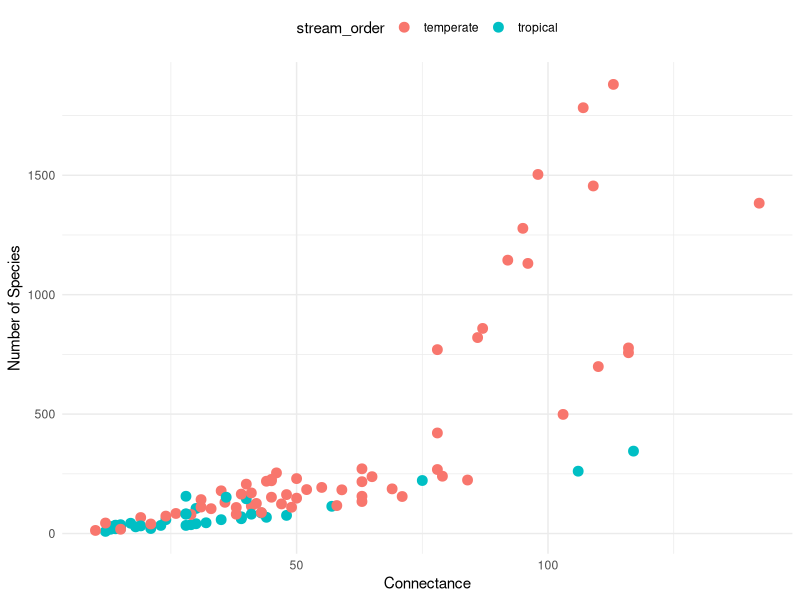
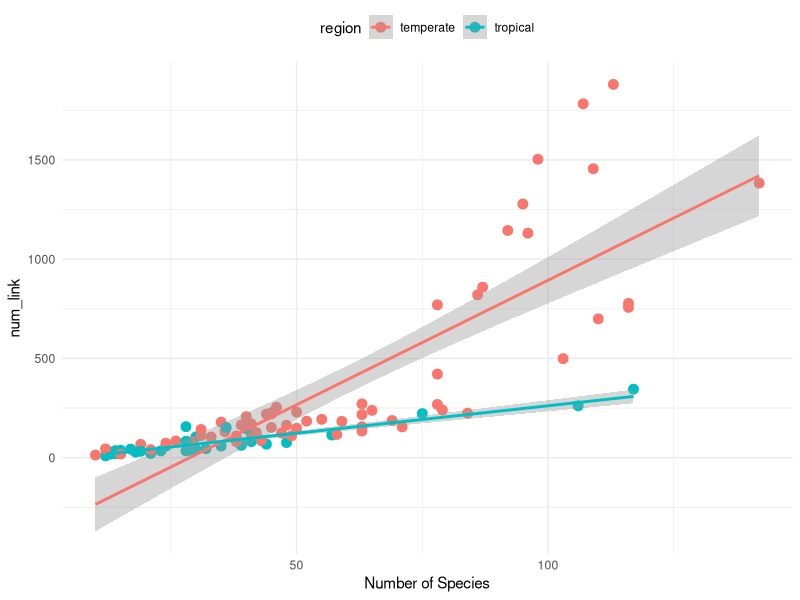
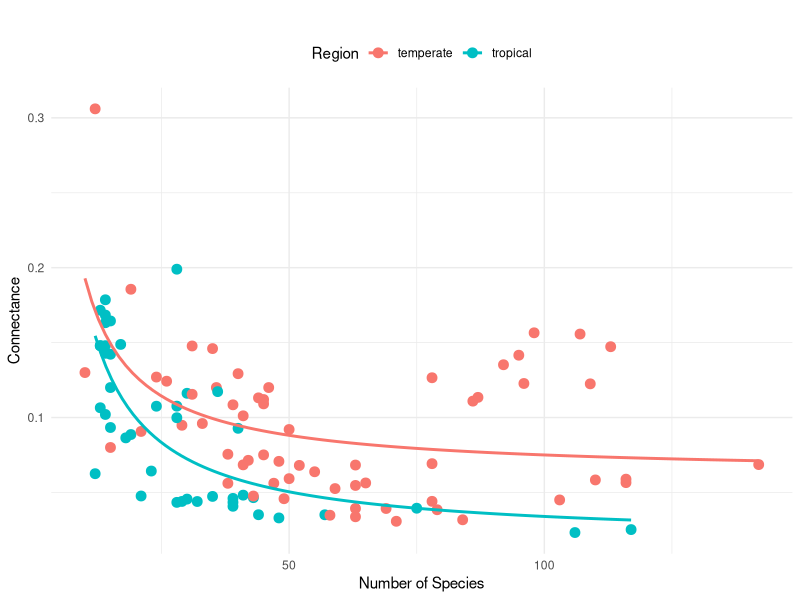
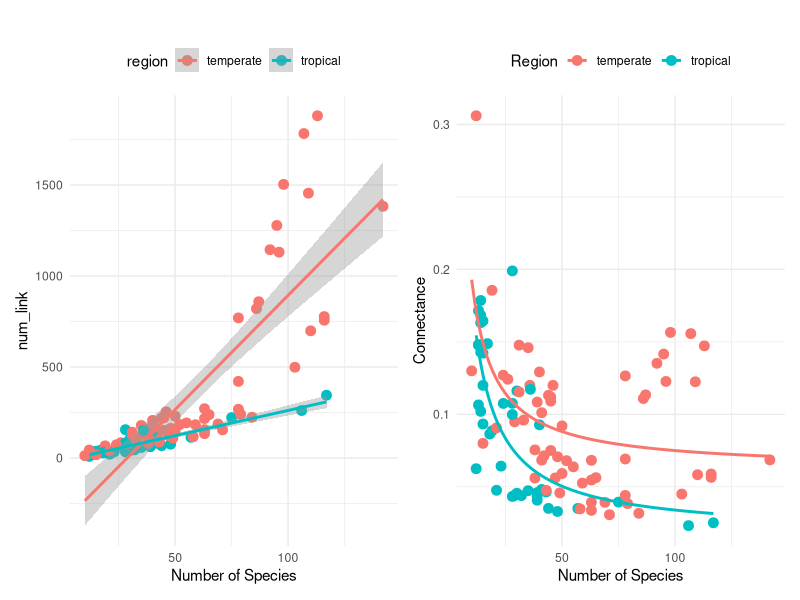

These charts were generated, in order, by the following R code:




# --------------------------------------------------------
# Honor Thesis Reilly Connelly
# Date: Sat Oct 26 2024 15:49:27
# Pablo E. Gutierrez-Fonseca
# pabloe.gutierrezfonseca@gmail.com
# --------------------------------------------------------




library(readxl); library(dplyr); library(ggplot2)
library(patchwork)

data <- read_xlsx('data.xlsx', sheet='final_data')

# Exclude the last row
data <- data[-nrow(data), ]# (Yule et al. 2010)

head(data,20)

mod1 <- lm(num_link~num_spec, data=data)
summary(mod1)
shapiro.test(residuals(mod1))


mod2 <- lm(num_spec~connect, data=data)
summary(mod2)
shapiro.test(residuals(mod2))


# Create the plot# Create tdatahe plot
ggplot(data, aes(x = num_spec, y = num_link, 
                 color = region)) +
  geom_point(size = 3) +  
  labs(
    x = "Connectance",
    y = "Number of Species",
    color = "stream_order"
  ) +
  theme_minimal() +
  theme(legend.position = "top") 



# Create the plot with linear models for both regions on the same plot
a <- ggplot(data, aes(x = num_spec, y = num_link, 
                      color = region)) +
  geom_point(size = 3) +  # Points colored by region
  geom_smooth(method = "lm", se = T) +  # Add separate linear models for each region
  labs(
    x = "Number of Species",
    y = "num_link",
    color = "region"
  ) +
  theme_minimal() +
  theme(legend.position = "top")  # Move the legend to the top
a


# Species richness–connectance relationship -------------------------------
# Create the plot with linear models for both regions on the same plot
# Fit an inverse model for each region
  model_results <- data %>%
  group_by(region) %>%
  do(model = nls(num_spec ~ a / connect + b, data = ., start = list(a = 1, b = 1)))

# Generate predicted values for plotting
predicted_data <- data %>%
  group_by(region) %>%
  do({
    model <- nls(connect ~ a / num_spec + b, data = ., start = list(a = 1, b = 0))
    data.frame(num_spec = seq(min(.$num_spec), max(.$num_spec), length.out = 100),
               connect = predict(model, newdata = data.frame(num_spec = seq(min(.$num_spec), max(.$num_spec), length.out = 100))),
               region = unique(.$region))
  })

# Plot the data and fitted curves
b <- ggplot(data, aes(x = num_spec, y = connect, color = region)) +
  geom_point(size = 3) +  # Data points
  geom_line(data = predicted_data, aes(x = num_spec, y = connect, color = region), size = 1) +  # Fitted inverse lines
  labs(
    x = "Number of Species",
    y = "Connectance",
    color = "Region",
    title = ""
  ) +
  theme_minimal() +
  theme(legend.position = "top") 
#  geom_text(aes(label=ifelse(connect>0.15,as.character(paper),'')),hjust=0,vjust=0)



b
a + b
